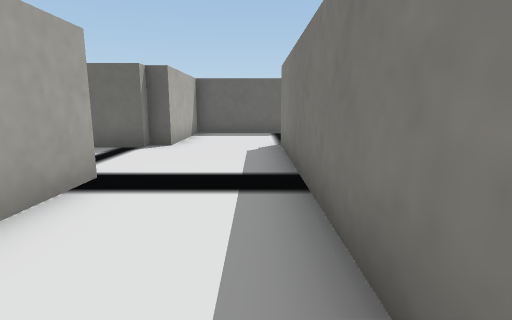
[1] (above)

24 first-person views from a walk through a Webots world. The camera is 0.05 m above the floor, tilts 10° down and sees 80° across. The floor is counted in squares, 0.05 m on a side. Each view is taken from the middle of a square. On the plan, view 1 faces up. The plan holds only what a view shows up to about 12 squares ahead; the rest is blank. The place goes on beyond the plan. The robots in the file are not drawn. Webots' stock objects and surfaces are drawn as simple stand-ins.

[2]
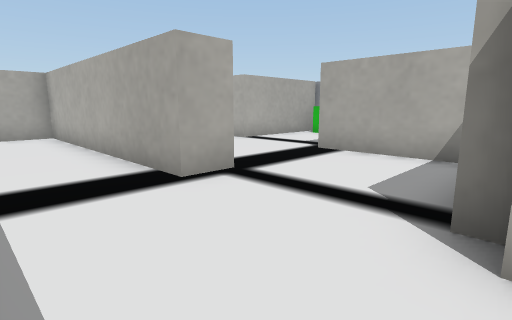

[3]
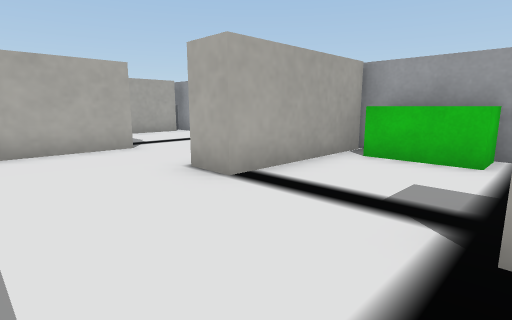

[4]
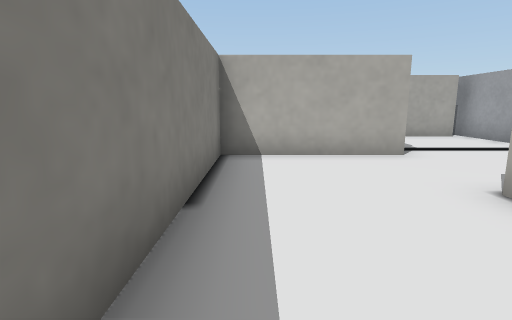

[5]
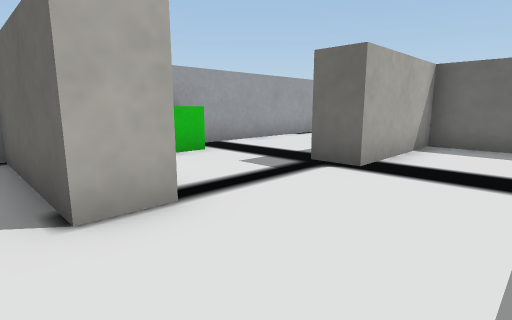

[6]
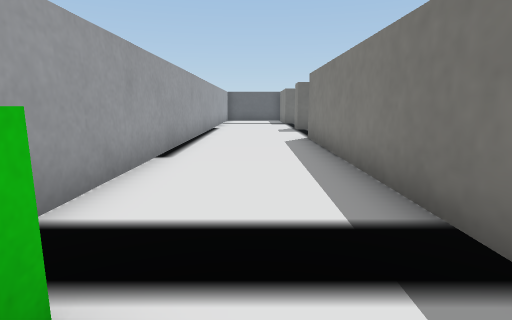

[7]
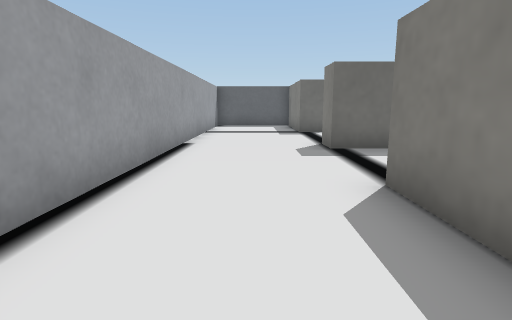

[8]
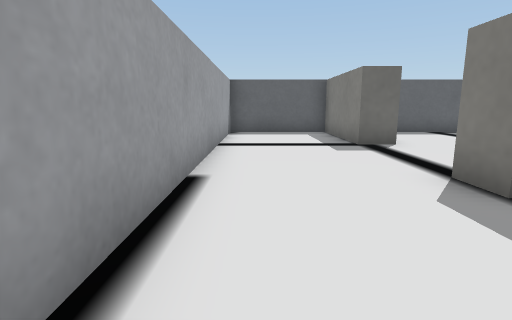

[9]
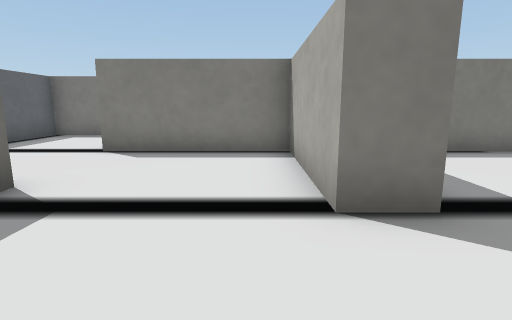

[10]
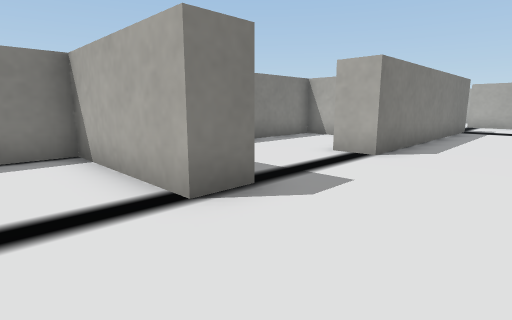

[11]
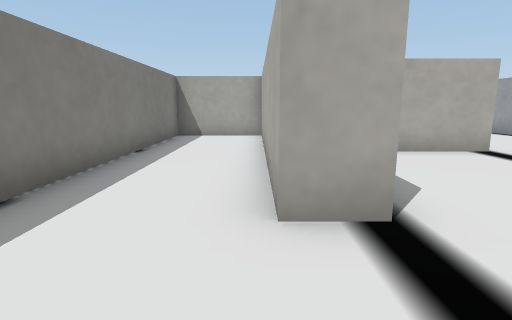

[12]
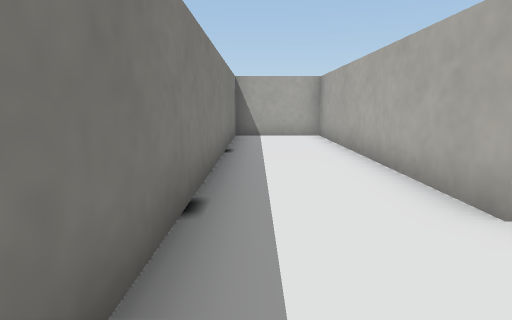

[13]
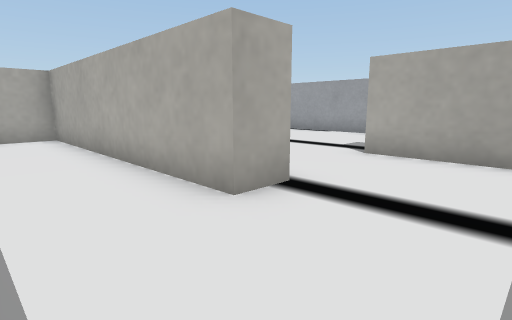

[14]
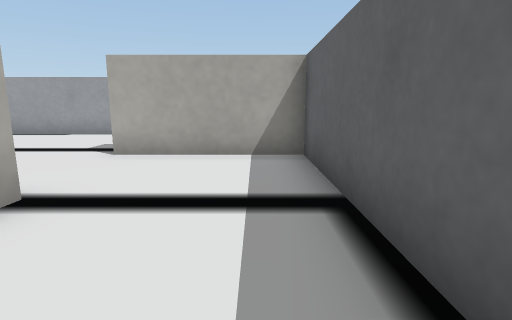

[15]
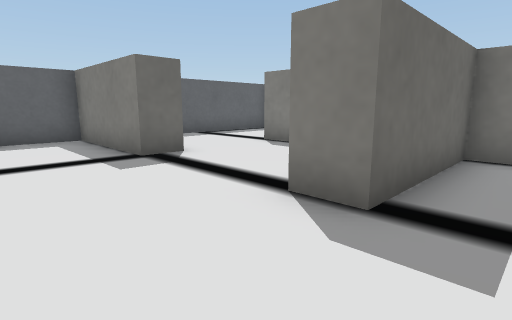

[16]
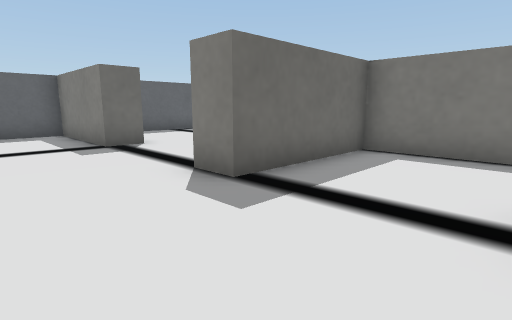

[17]
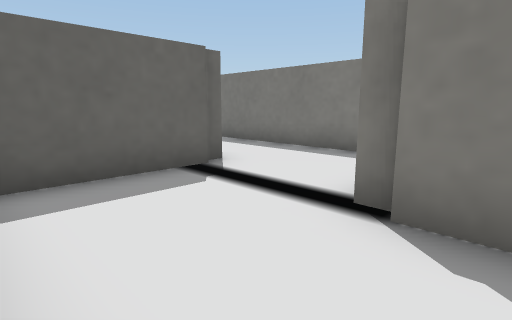

[18]
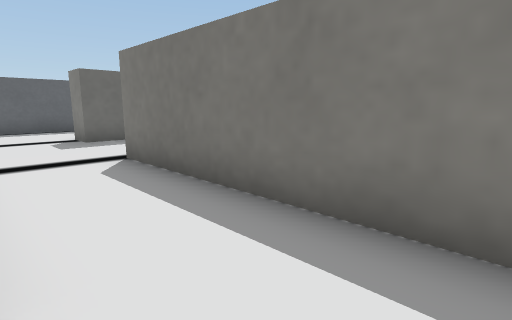

[19]
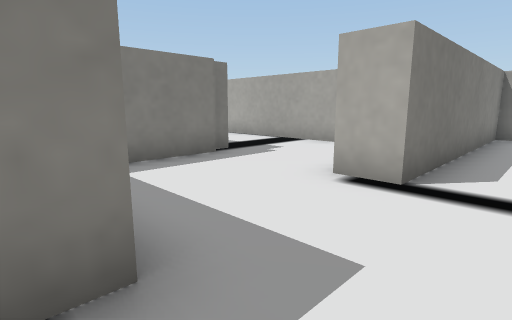

[20]
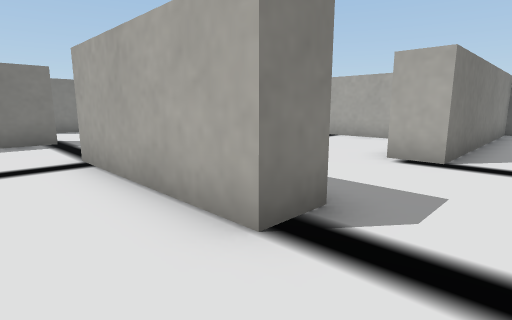

[21]
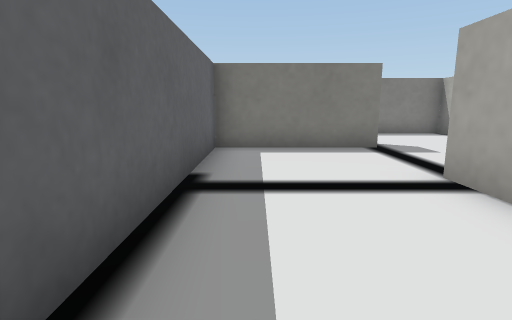

[22]
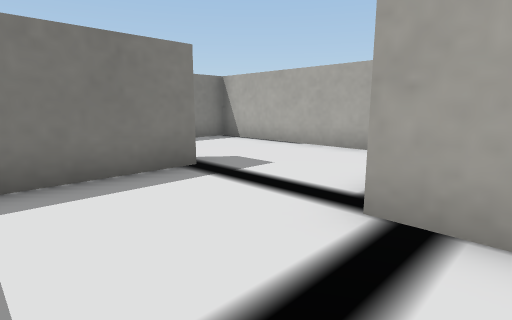

[23]
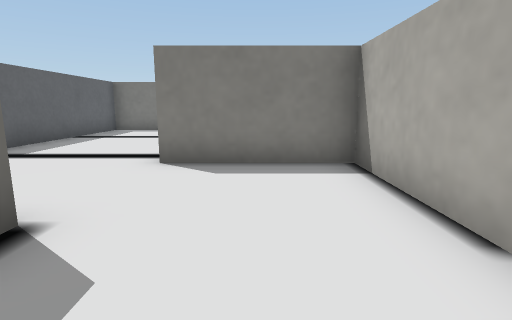

[24]
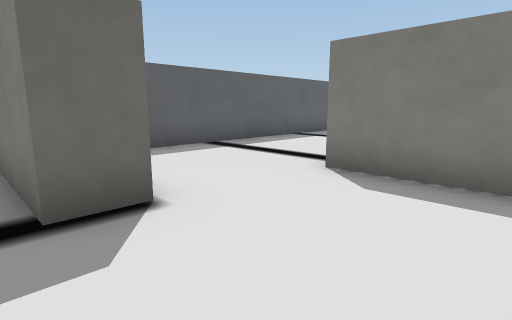

### Floor plan
Points are (right, up) in squares from view 1. A wall is a line through its corners. A room is listed if a view was taken in it or the views show most of it. See-through windows are left out.
Room 1 (views 1, 2, 3, 4, 5, 6, 7, 8, 9, 10, 11, 12, 13, 14, 15, 16, 17, 18, 19, 20, 21, 22, 23, 24)
walls: (4.4, 8.4) (4.4, 16) (5.4, 16); (0.7, 0.6) (0.7, 8); (0.9, 8) (0.9, 8.5); (-3.4, 4.2) (-2.2, 4.2) (-2.2, -3.3) (-0.9, -3.3); (1.2, 11.4) (-2.2, 11.4) (-2.2, 7.9) (-2.8, 7.9) (-2.8, 7.5) (-6.3, 7.5) (-6.3, 3.8) (-7.3, 3.8) (-7.3, 11.8) (-6.3, 11.8); (6.8, 12.4) (12.2, 12.4); (-4.4, 8.5) (-3.3, 8.5) (-3.3, 15.2) (-7.3, 15.2) (-7.3, 16.2) (-3.3, 16.2) (-3.3, 20.3) (-2.2, 20.3) (-2.2, 12.4) (0.7, 12.4) (0.7, 24) (-6.3, 24) (-6.3, 20) (-7.3, 20) (-7.3, 24) (-11, 24) (-11, -0.5); (8.7, 15.1) (8.7, 15.6); (8.4, 15.8) (8.4, 17.9); (-7.1, -3.3) (-3.3, -3.3) (-3.3, 2.3); (11, 16.2) (16.4, 16.2) (16.4, 19.8); (-10.9, 0.6) (-6.8, 0.6) (-6.8, -0.4) (-10.9, -0.4); (5.8, 19.3) (4.6, 19.3) (4.6, 20.3) (9.2, 20.3); (-11, -5.2) (-11, -7.9); (-10.6, -7.2) (-8.8, -7.2); (13.5, 20) (12.5, 20) (12.5, 24) (3.1, 24); (21.5, 24) (15.4, 24)
objects: green box (-10, 1) to (-10, 3)

Where each view was taken, in squares from view 1:
view 1: 0 up, 0 right, facing up
view 2: 8 up, 0 right, facing down-left
view 3: 4 up, 4 left, facing down-left
view 4: 3 up, 4 left, facing down
view 5: 1 down, 4 left, facing up-left
view 6: 2 up, 9 left, facing up
view 7: 8 up, 9 left, facing up
view 8: 12 up, 10 left, facing up
view 9: 17 up, 10 left, facing right
view 10: 18 up, 10 left, facing down-right
view 11: 23 up, 2 left, facing down
view 12: 23 up, 0 right, facing down
view 13: 23 up, 0 right, facing down-left
view 14: 23 up, 0 right, facing left
view 15: 14 up, 10 left, facing up-right
view 16: 12 up, 10 left, facing up-right
view 17: 7 up, 2 left, facing up-right
view 18: 10 up, 2 right, facing up-right
view 19: 20 up, 3 right, facing down-right
view 20: 22 up, 3 right, facing down-right
view 21: 23 up, 5 right, facing right
view 22: 23 up, 8 right, facing down-right
view 23: 18 up, 11 right, facing right
view 24: 17 up, 12 right, facing up-right
